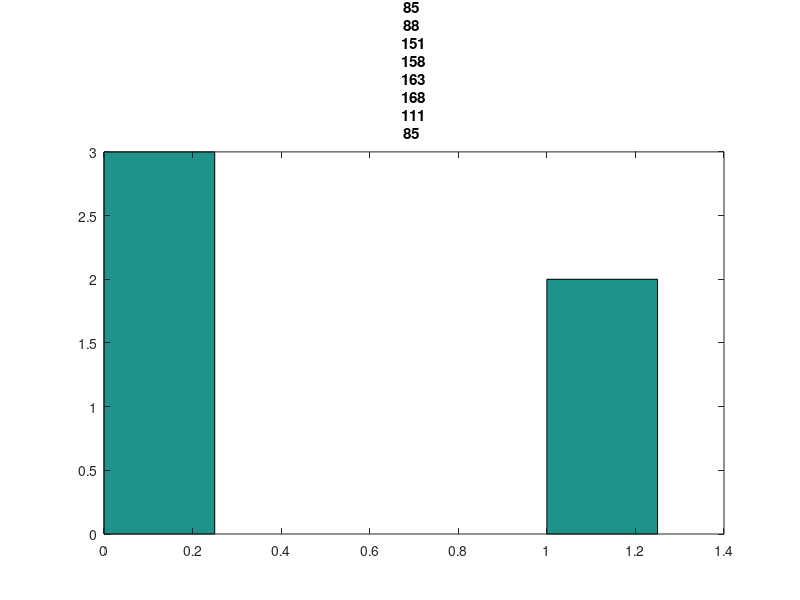

Write the MATLAB code that produced this figure.
clc;clear all;
num_sample=input('Number of samples: ');
num_bins = input('Number of bins: ');

%parameter for calculating of LCG
m=input('m is the integer modulus=');
b=input('b the increment {0 <= b < m}= ');
x_1=input(' the "seed" or "start value x=');
x_2=input(' second value of x=');
a=input('a the multiplier=');


x(1)=x_1;
x(2)=x_2;
for i=3:num_sample  
x(i)= mod( (a*x(i-1)+b*x(i-2)), m);   % (a*x(i-1) + b*x(i-2)) mod m (LCG recursive formula)
end
x=(x/(m-1))';                        %normalization to [0,1] interval

hist(x,num_bins);
title(" #bins: " + num2str(num_bins));